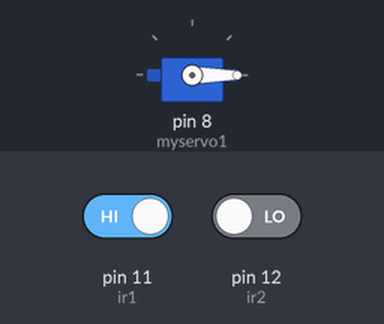
The sketch below on a simulated Arduino Uno, built with avr-gcc and run on an emulated ATmega328P. Shown: servo. The inputs (shaded band) are chosen by the test bench; at power-on: pin 11 (ir1) HIGH, pin 12 (ir2) LOW.

Above: at 1.2 s.
1.3 s: pin 11 (ir1) driven LOW
At 1.7 s:
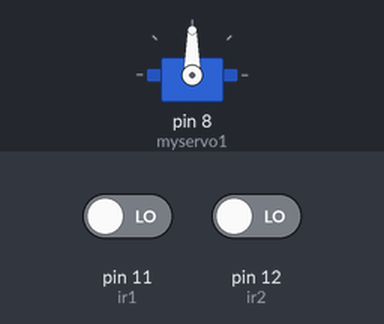
2.8 s: pin 11 (ir1) driven HIGH
At 4.1 s:
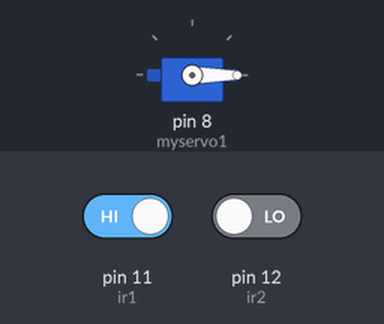
Timing chart, 0 to 5.8 s (numbered marks = the images above; inputs shaded):
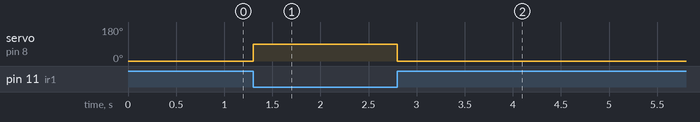

Measured:
- after the input at 1.3 s, servo on pin 8 (myservo1): 0° → 90° at once
- after the input at 2.8 s, servo on pin 8 (myservo1): 90° → 0° at once

The sketch:

railway_crossing.ino
```cpp
#include <Servo.h>
int ir1 = 11;
int ir2 = 12;
Servo myservo1;

void setup()
{
  pinMode(ir1, INPUT);
  pinMode(ir2, INPUT);
  myservo1.attach(8);
}

void loop()
{
  if (digitalRead(ir1) == LOW)
  {
    myservo1.write(90);
  }
  else if (digitalRead(ir2) == LOW)
  {
    myservo1.write(0);
  }
}
```
